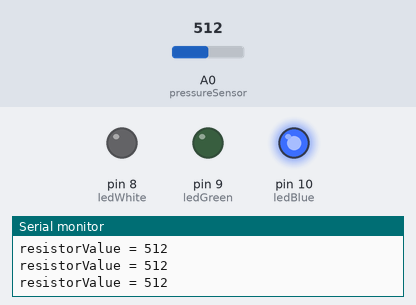
This sketch was run on a simulated Arduino Uno, built with avr-gcc and run on an emulated ATmega328P. Parts: output pins drawn as LEDs (lit = HIGH), the last lines printed to the serial monitor. Inputs (shaded band) come from the test bench; at power-on: A0 (pressureSensor) = 512.

Above: at 1.2 s.
1.3 s: A0 (pressureSensor) set to 490
At 1.6 s:
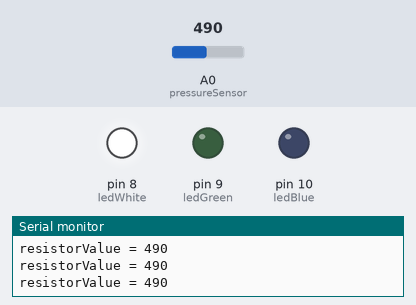
2.8 s: A0 (pressureSensor) set to 810
At 4.0 s:
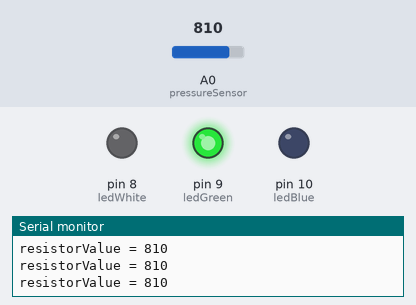
4.3 s: A0 (pressureSensor) set to 790
At 5.5 s:
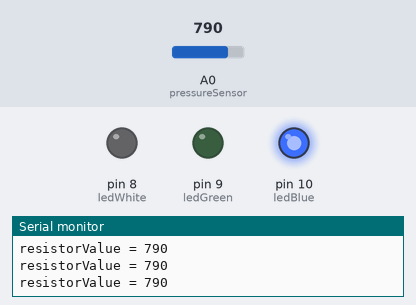
5.8 s: A0 (pressureSensor) set to 900
At 6.9 s:
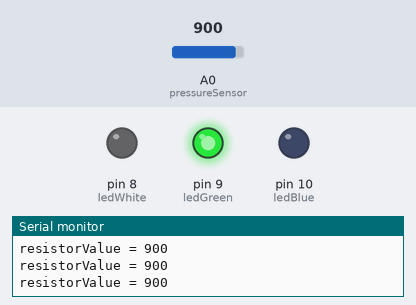
Timing chart, 0 to 8.3 s (numbered marks = the images above; inputs shaded):
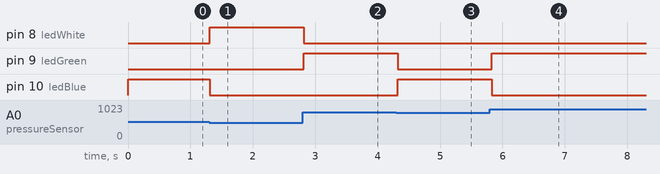

Measured:
- after the input at 1.3 s, pin 8 (ledWhite): LOW → HIGH at once; pin 10 (ledBlue): HIGH → LOW at once
- after the input at 2.8 s, pin 8 (ledWhite): HIGH → LOW at once; pin 9 (ledGreen): LOW → HIGH at once
- after the input at 4.3 s, pin 9 (ledGreen): HIGH → LOW at once; pin 10 (ledBlue): LOW → HIGH at once
- after the input at 5.8 s, pin 9 (ledGreen): LOW → HIGH at once; pin 10 (ledBlue): HIGH → LOW at once

The sketch:

pressure-sensor-basic.ino
```cpp
// pins for resistor
const int pressureSensor = A0;

// pins for the LEDs
const int ledWhite = 8;
const int ledGreen = 9;
const int ledBlue = 10;


void setup() {
  Serial.begin(9600);
  pinMode(ledWhite, OUTPUT);
  pinMode(ledGreen, OUTPUT);
  pinMode(ledBlue, OUTPUT);
}


void loop() {

  // read touch sensor values
  long sensorValue = analogRead(pressureSensor);

  // print values to Serial for debugging
  Serial.print("resistorValue = ");
  Serial.println(sensorValue);

  if (sensorValue < 500) {
    whiteOn();
  } else {
    whiteOff();
  }

  if (sensorValue > 500 && sensorValue < 800) {
    blueOn();
  } else {
    blueOff();
  }

  if (sensorValue > 800) {
    greenOn();
  } else {
    greenOff();
  }


  delay(100);

}


// simple functions for turning the LEDs on and off
void whiteOn() {
  digitalWrite(ledWhite, HIGH);
}

void whiteOff() {
  digitalWrite(ledWhite, LOW);
}

void greenOn() {
  digitalWrite(ledGreen, HIGH);
}

void greenOff() {
  digitalWrite(ledGreen, LOW);
}

void blueOn() {
  digitalWrite(ledBlue, HIGH);
}

void blueOff() {
  digitalWrite(ledBlue, LOW);
}
```
